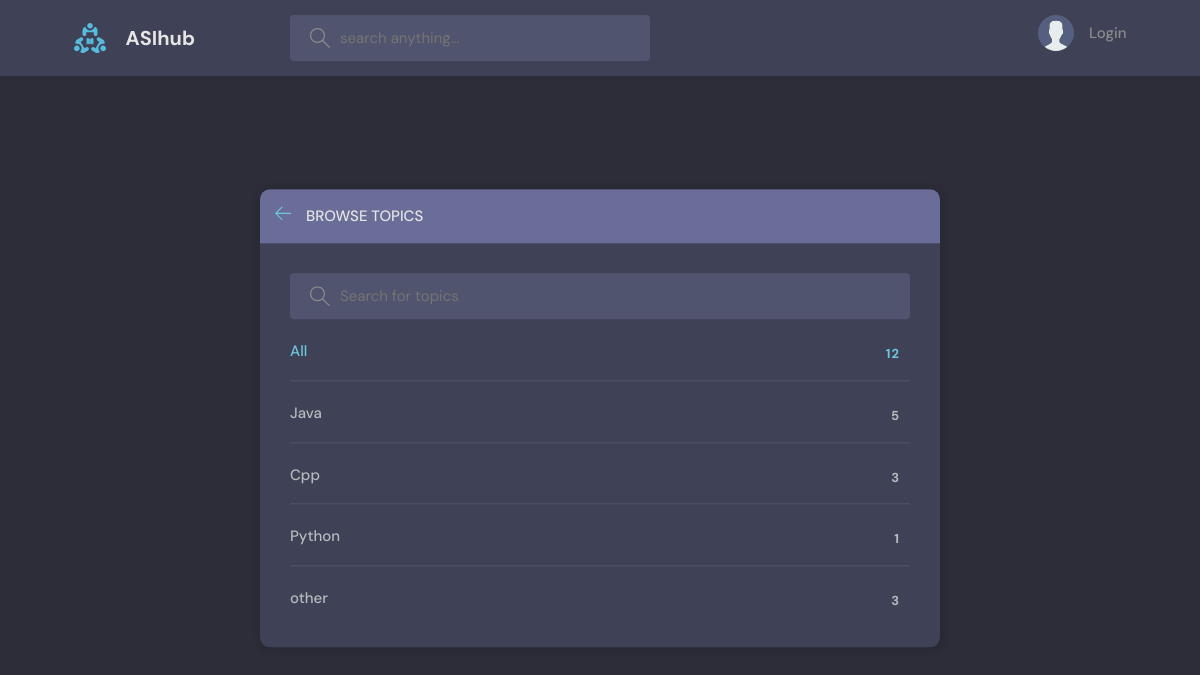
Before: /topics/ with the older database file.
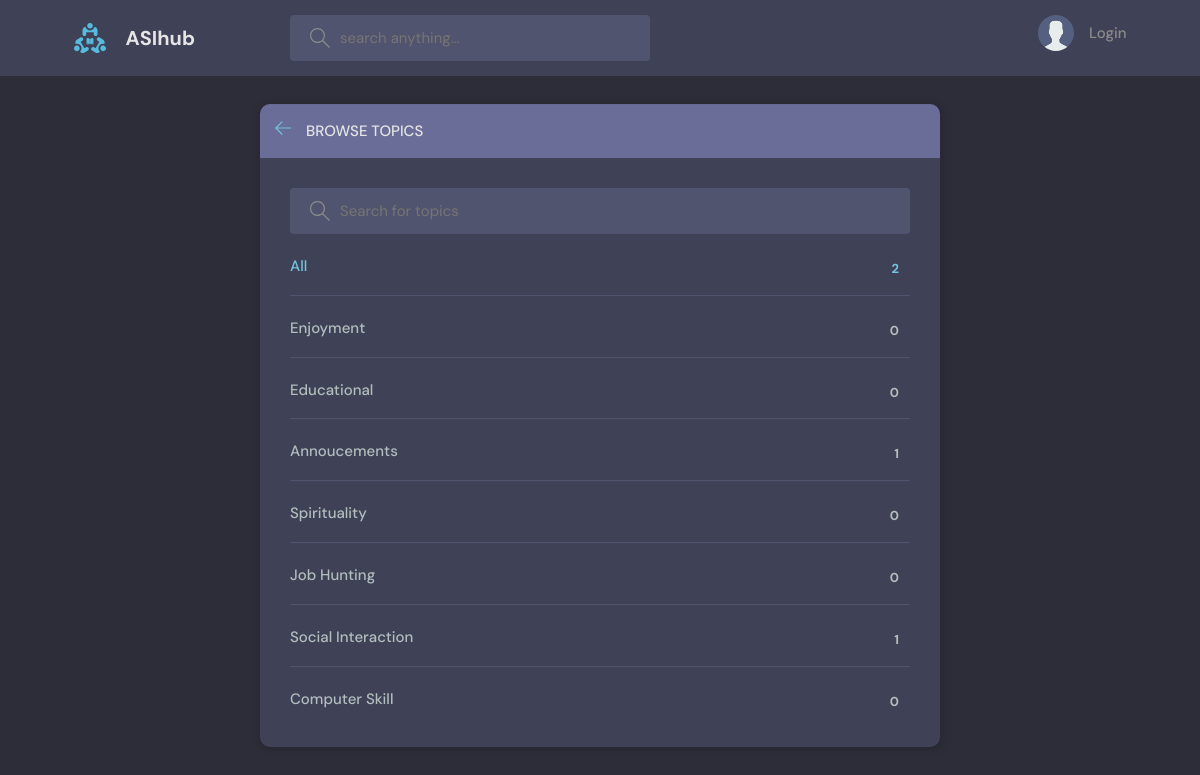
After: the same page with the newer database file.
### base/models.py (models this page shows, shortened)
class Topic(models.Model):
    name = models.CharField(max_length=100)
    rooms_count = models.IntegerField(default=0)
    created = models.DateTimeField(auto_now_add=True)
    updated = models.DateTimeField(auto_now=True)

### base/views.py (the view)
# urls.py: path('topics/',views.topicsPage , name= 'topics'),
def topicsPage(request):
    query = request.GET.get('q') if request.GET.get('q')!=None else ''
    topics = Topic.objects.all().filter(name__contains = query)
    count = Room.objects.all().count()
    return render(request , 'base/topics.html' , {'topics' : topics , 'count':count})

### base/templates/base/topics.html (shortened to what this page needs)
{% extends 'index.html' %}
{% block content %}
<main class="create-room layout">
  <div class="container">
    <div class="layout__box">
      <div class="layout__boxHeader">
        <div class="layout__boxTitle">
          <a href="{% url 'home' %}">
            <svg version="1.1" xmlns="http://www.w3.org/2000/svg" width="32" height="32" viewBox="0 0 32 32">
              <title>arrow-left</title>
              <path
                d="M13.723 2.286l-13.723 13.714 13.719 13.714 1.616-1.611-10.96-10.96h27.625v-2.286h-27.625l10.965-10.965-1.616-1.607z"
              ></path>
            </svg>
          </a>
          <h3>Browse Topics</h3>
        </div>
      </div>
      <div class="topics-page layout__body">
        <form class="header__search">
          <label>
            <input name="q" placeholder="Search for topics" />
          </label>
        </form>
        <ul class="topics__list">
          <li>
            <a href="{% url 'home' %}" class="active">All <span> {{count}} </span></a>
          </li>
          {% for topic in topics %}
          <li>
            <a href="{% url 'home' %}?q={{topic.name}}"> {{topic.name}} <span> {{topic.room_set.all.count}} </span></a>
          </li>
          {% endfor %}
        </ul>
      </div>
    </div>
  </div>
</main>
{% endblock content %}

Changed rows visible on the page:
removed Topic: name "Java", room_set.all.count "5"
removed Topic: name "Cpp", room_set.all.count "3"
removed Topic: name "Python", room_set.all.count "1"
removed Topic: name "other", room_set.all.count "3"
added Topic: name "Enjoyment", room_set.all.count "0"
added Topic: name "Educational", room_set.all.count "0"
added Topic: name "Annoucements", room_set.all.count "1"
added Topic: name "Spirituality", room_set.all.count "0"
added Topic: name "Job Hunting", room_set.all.count "0"
added Topic: name "Social Interaction", room_set.all.count "1"
added Topic: name "Computer Skill", room_set.all.count "0"
Other visible differences:
{{ count }}: "12" → "2"
